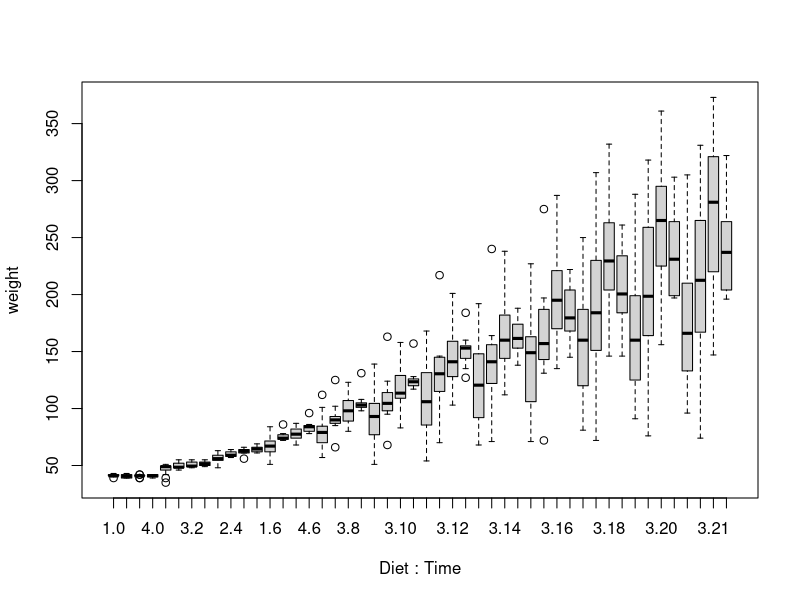
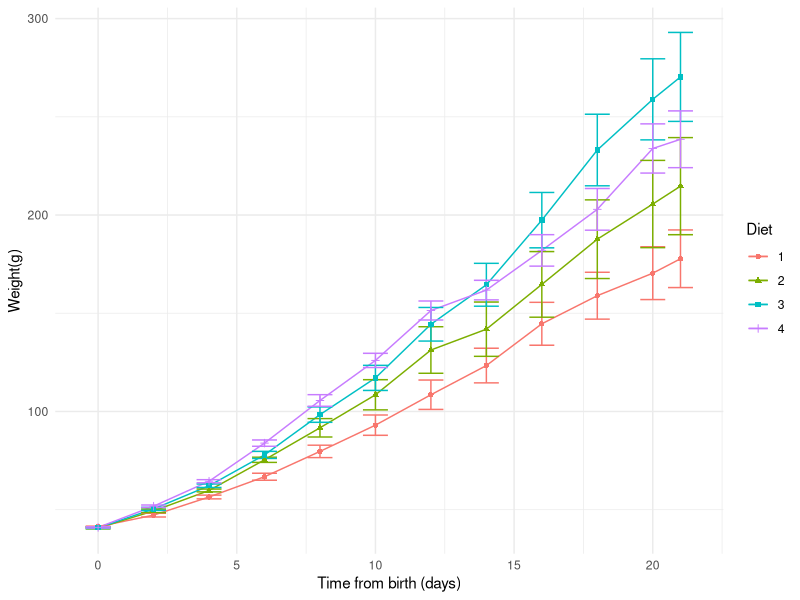

The R source for these figures, in order:
## ---- chunk 1
knitr::opts_chunk$set(echo = TRUE, message = FALSE, error = FALSE, warning = FALSE)
library(tidyverse)
library(lme4)
## ---- chunk 2
dataset<-ChickWeight # get the data
head(dataset) # print the first rows of the data
## ---- chunk 3
dataset_summary<-dataset%>%
  group_by(Diet, Time)%>%
  summarise(mean_weight = mean(weight),
            SD_weight = sd(weight),
            n_animals = n())

dataset_summary
## ---- chunk 4
boxplot(weight~Diet*Time, data = dataset)
## ---- chunk 5
analysis<-aov(weight ~ Diet*factor(Time) + Error(Chick), data = dataset)
summary(analysis)
## ---- chunk 6
ggplot(dataset, aes(Time, weight, color = Diet, shape = Diet))+
  stat_summary(fun = mean, geom = "line")+
  stat_summary(fun.data = mean_se, geom = "errorbar")+
  stat_summary(fun = mean, geom = "point")+
  xlab("Time from birth (days)")+
  ylab("Weight(g)")+
  theme_minimal()
